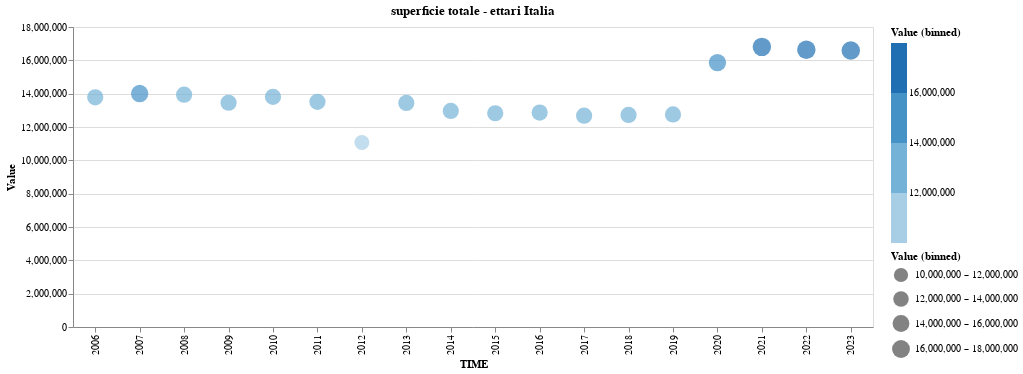

Notebook code cell kept with this figure:
### Code cell
alt.Chart(attributo_1_df).mark_circle(tooltip=True).encode(
    y='Value:Q',
    x='TIME:N',
    color=alt.Color(field='Value', type='quantitative',  bin=alt.BinParams(maxbins=5)),
    size=alt.Size(field='Value', type='quantitative',  bin=alt.BinParams(maxbins=5))
).properties(title=attributo_1 + ' ' + territorio, width = 800)#.transform_filter('datum.TIME > 2013')

### Figure 1 — Vega-Lite specification as saved in the notebook (floating-point values rounded to 4 significant figures)
{"config": {"view": {"continuousWidth": 300, "continuousHeight": 300}}, "data": {"name": "data-86c7e8365b2887ce26818a137e98a2a0"}, "mark": {"type": "circle", "tooltip": true}, "encoding": {"color": {"bin": {"maxbins": 5}, "field": "Value", "type": "quantitative"}, "size": {"bin": {"maxbins": 5}, "field": "Value", "type": "quantitative"}, "x": {"field": "TIME", "type": "nominal"}, "y": {"field": "Value", "type": "quantitative"}}, "title": "superficie totale - ettari Italia", "width": 800, "$schema": "https://vega.github.io/schema/vega-lite/v5.15.1.json", "datasets": {"data-86c7e8365b2887ce26818a137e98a2a0": [{"Tipo dato": "superficie totale - ettari", "TIME": 2006, "Value": 13780000.0}, {"Tipo dato": "superficie totale - ettari", "TIME": 2007, "Value": 14010000.0}, {"Tipo dato": "superficie totale - ettari", "TIME": 2008, "Value": 13940000.0}, {"Tipo dato": "superficie totale - ettari", "TIME": 2009, "Value": 13450000.0}, {"Tipo dato": "superficie totale - ettari", "TIME": 2010, "Value": 13810000.0}, {"Tipo dato": "superficie totale - ettari", "TIME": 2011, "Value": 13510000.0}, {"Tipo dato": "superficie totale - ettari", "TIME": 2012, "Value": 11070000.0}, {"Tipo dato": "superficie totale - ettari", "TIME": 2013, "Value": 13440000.0}, {"Tipo dato": "superficie totale - ettari", "TIME": 2014, "Value": 12960000.0}, {"Tipo dato": "superficie totale - ettari", "TIME": 2015, "Value": 12820000.0}, {"Tipo dato": "superficie totale - ettari", "TIME": 2016, "Value": 12870000.0}, {"Tipo dato": "superficie totale - ettari", "TIME": 2017, "Value": 12680000.0}, {"Tipo dato": "superficie totale - ettari", "TIME": 2018, "Value": 12720000.0}, {"Tipo dato": "superficie totale - ettari", "TIME": 2019, "Value": 12750000.0}, {"Tipo dato": "superficie totale - ettari", "TIME": 2020, "Value": 15860000.0}, {"Tipo dato": "superficie totale - ettari", "TIME": 2021, "Value": 16810000.0}, {"Tipo dato": "superficie totale - ettari", "TIME": 2022, "Value": 16640000.0}, {"Tipo dato": "superficie totale - ettari", "TIME": 2023, "Value": 16590000.0}]}}
